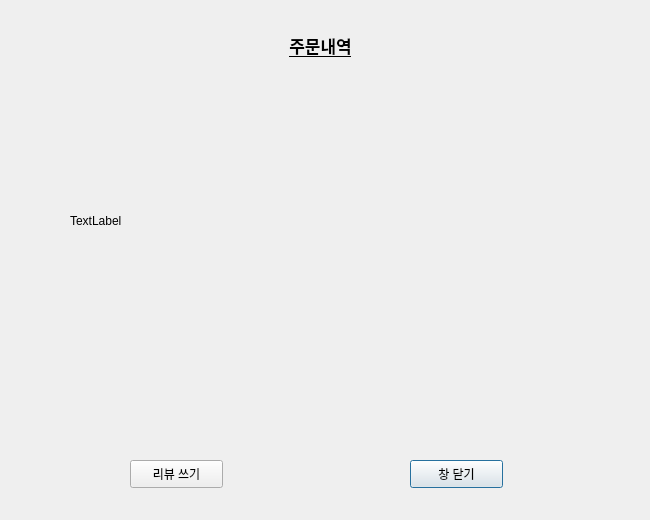
<?xml version="1.0" encoding="UTF-8"?>
<ui version="4.0">
 <class>Dialog</class>
 <widget class="QDialog" name="Dialog">
  <property name="geometry">
   <rect>
    <x>0</x>
    <y>0</y>
    <width>650</width>
    <height>520</height>
   </rect>
  </property>
  <property name="windowTitle">
   <string>Dialog</string>
  </property>
  <widget class="QLabel" name="label">
   <property name="geometry">
    <rect>
     <x>230</x>
     <y>30</y>
     <width>181</width>
     <height>31</height>
    </rect>
   </property>
   <property name="font">
    <font>
     <pointsize>13</pointsize>
     <weight>75</weight>
     <bold>true</bold>
     <underline>true</underline>
    </font>
   </property>
   <property name="text">
    <string>주문내역</string>
   </property>
   <property name="alignment">
    <set>Qt::AlignCenter</set>
   </property>
  </widget>
  <widget class="QPushButton" name="closeBtn">
   <property name="geometry">
    <rect>
     <x>410</x>
     <y>460</y>
     <width>93</width>
     <height>28</height>
    </rect>
   </property>
   <property name="text">
    <string>창 닫기</string>
   </property>
  </widget>
  <widget class="QPushButton" name="writeReviewBtn">
   <property name="geometry">
    <rect>
     <x>130</x>
     <y>460</y>
     <width>93</width>
     <height>28</height>
    </rect>
   </property>
   <property name="text">
    <string>리뷰 쓰기</string>
   </property>
  </widget>
  <widget class="QLabel" name="orderContentLable">
   <property name="geometry">
    <rect>
     <x>70</x>
     <y>80</y>
     <width>511</width>
     <height>281</height>
    </rect>
   </property>
   <property name="text">
    <string>TextLabel</string>
   </property>
  </widget>
 </widget>
 <resources/>
 <connections/>
</ui>
